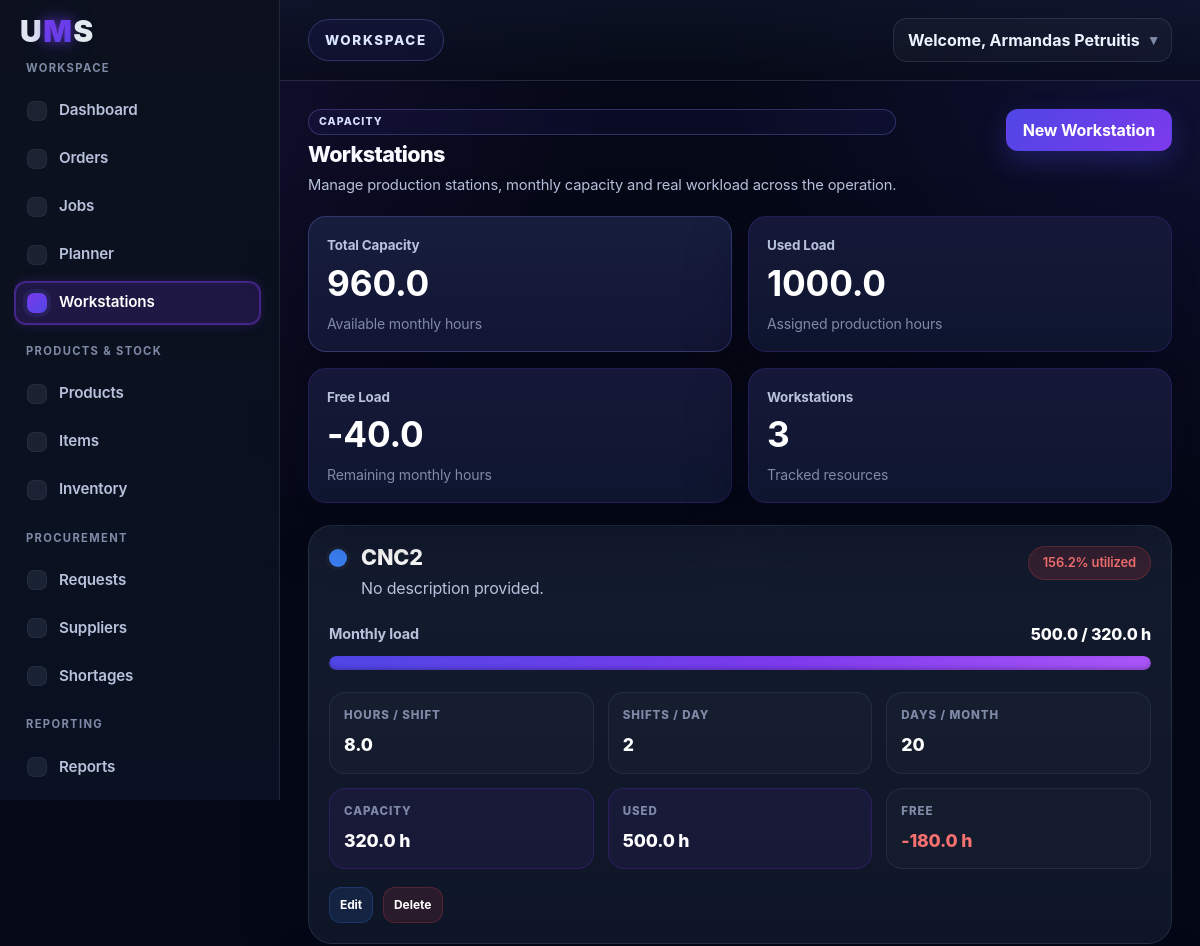
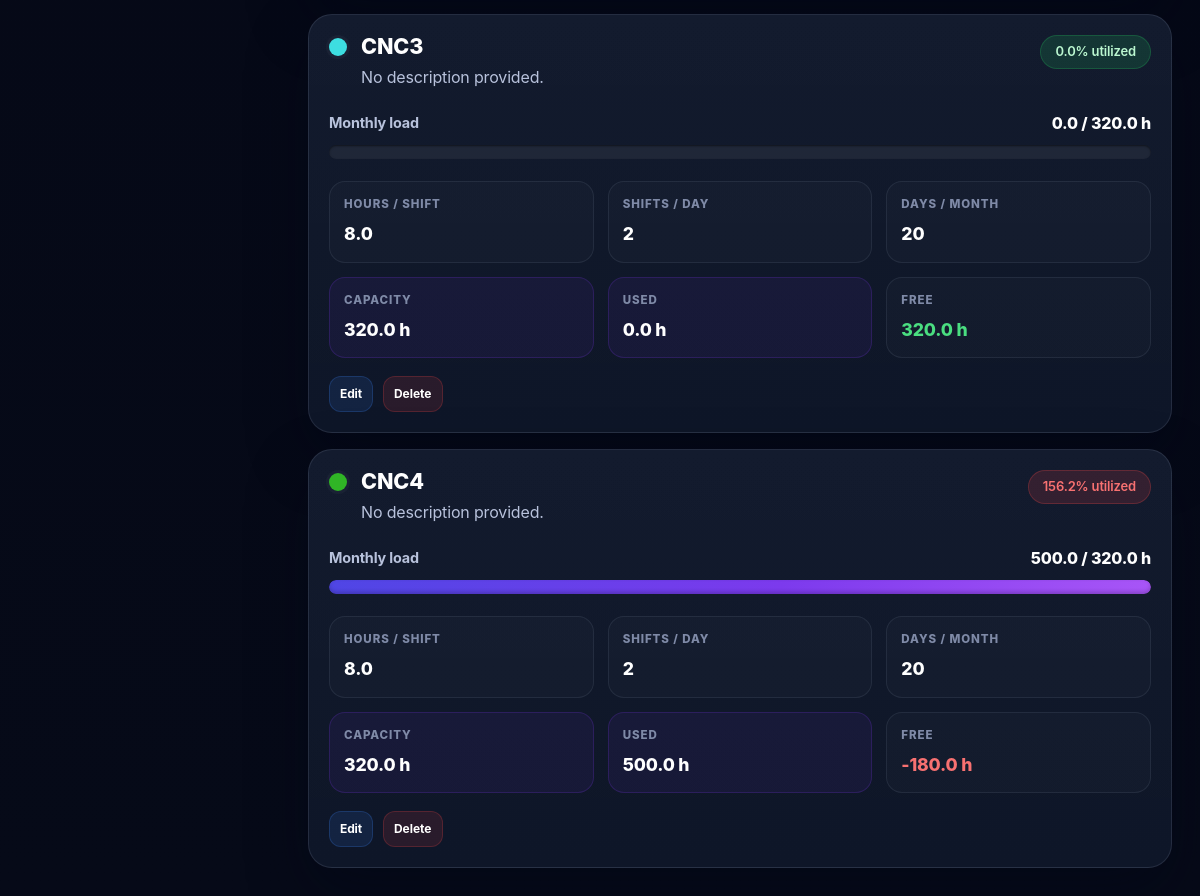
Screenshot of /workstations (signed in) with the database file from the repository (2 pictures, top to bottom).
### tables this page shows
CREATE TABLE workstations (
        id INTEGER PRIMARY KEY AUTOINCREMENT,
        name TEXT NOT NULL,
        description TEXT,
        hours_per_shift REAL NOT NULL DEFAULT 8,
        shifts_per_day INTEGER NOT NULL DEFAULT 1,
        working_days_per_month INTEGER NOT NULL DEFAULT 20
    , color TEXT NOT NULL DEFAULT '#3b82f6', company_id INTEGER);

### app.py (the view)
@app.route("/workstations")
def workstations():
    if not is_logged_in():
        return redirect(url_for("login"))
    company_id = get_company_id()
    conn = sqlite3.connect("database.db")
    cursor = conn.cursor()
    cursor.execute("""
        SELECT
            w.id,
            w.name,
            w.description,
            w.hours_per_shift,
            w.shifts_per_day,
            w.working_days_per_month,
            w.color,
            (w.hours_per_shift * w.shifts_per_day * w.working_days_per_month) AS monthly_capacity,
            IFNULL((
                SELECT SUM(
                    oj.estimated_hours *
                    CASE
                        WHEN (oj.planned_quantity - oj.completed_quantity) < 0 THEN 0
                        ELSE (oj.planned_quantity - oj.completed_quantity)
                    END
                )
                FROM order_jobs oj
                WHERE oj.workstation_id = w.id
                  AND oj.company_id = w.company_id
                  AND oj.status != 'Done'
                  AND (
                        oj.status = 'Waiting'
                        OR oj.status = 'Ongoing'
                        OR oj.status = 'Paused'
                        OR oj.status = 'Delayed'
                  )
                  AND (
                        oj.is_split_child = 1
                        OR NOT EXISTS (
                            SELECT 1
                            FROM order_jobs child
                            WHERE child.parent_job_id = oj.id
                              AND child.is_split_child = 1
                              AND child.company_id = oj.company_id
                        )
                  )
            ), 0) AS used_load
        FROM workstations w
        WHERE w.company_id = ?
        ORDER BY w.name ASC
    """, (company_id,))
    rows = cursor.fetchall()
    conn.close()
    workstations = []
    for row in rows:
        monthly_capacity = float(row[7] or 0)
        used_load = float(row[8] or 0)
        free_load = monthly_capacity - used_load
        workstations.append({
            "id": row[0],
            "name": row[1],
            "description": row[2],
            "hours_per_shift": row[3],
            "shifts_per_day": row[4],
            "working_days_per_month": row[5],
            "color": row[6],
            "monthly_capacity": monthly_capacity,
            "used_load": used_load,
            "free_load": free_load
        })
    return render_template(
        "workstations.html",
        workstations=workstations,
        active_page="workstations"
    )

### app.py (called while the page is built, shortened)
def is_logged_in():
    return "user_id" in session

def get_company_id():
    company_id = session.get("company_id")
    if not company_id:
        raise ValueError("Missing company_id in session.")
    return company_id

def get_current_user_role():
    return (session.get("user_role") or "worker").strip().lower()

def get_role_default_permissions(role):
    return set(ROLE_DEFAULT_PERMISSIONS.get((role or "worker").lower(), set()))

def get_user_permission_overrides(user_id):
    conn = sqlite3.connect("database.db")
    cursor = conn.cursor()
    cursor.execute("""
        SELECT permission_key, allowed
        FROM user_permissions
        WHERE user_id = ?
    """, (user_id,))
    rows = cursor.fetchall()
    conn.close()
    overrides = {}
    for permission_key, allowed in rows:
        overrides[permission_key] = bool(allowed)
    return overrides

def get_effective_permissions(user_id=None, role=None):
    if user_id is None:
        user_id = session.get("user_id")
    if role is None:
        role = get_current_user_role()
    permissions = set(get_role_default_permissions(role))
    overrides = get_user_permission_overrides(user_id)
    for permission_key, allowed in overrides.items():
        if allowed:
            permissions.add(permission_key)
        else:
            permissions.discard(permission_key)
    return permissions

@app.context_processor
def inject_permissions():
    effective_permissions = get_effective_permissions()
    return {
        "current_user_role": get_current_user_role(),
        "effective_permissions": effective_permissions,
        "has_permission_ui": lambda permission_key: permission_key in effective_permissions,
        "all_permission_keys": ALL_PERMISSION_KEYS,
    }

### templates/workstations.html (shortened to what this page needs)
{% extends "base.html" %}
{% block content %}
<div class="jobs-header">
  <div class="jobs-header-left">
    <span class="eyebrow-label">Capacity</span>
    <h1>Workstations</h1>
    <p>Manage production stations, monthly capacity and real workload across the operation.</p>
  </div>
  <div class="jobs-header-right">
    <a href="{{ url_for('new_workstation') }}" class="dashboard-btn primary">New Workstation</a>
  </div>
</div>
<div class="workstations-summary-grid section-spacing">
  {% if workstations %}
    {% set total_capacity = namespace(value=0) %}
    {% set total_used = namespace(value=0) %}
    {% for workstation in workstations %}
      {% set total_capacity.value = total_capacity.value + workstation.monthly_capacity %}
      {% set total_used.value = total_used.value + workstation.used_load %}
    {% endfor %}
    <div class="stat-card stat-card-accent">
      <span class="stat-label">Total Capacity</span>
      <strong>{{ total_capacity.value | round(2) }}</strong>
      <span class="stat-meta">Available monthly hours</span>
    </div>
    <div class="stat-card">
      <span class="stat-label">Used Load</span>
      <strong>{{ total_used.value | round(2) }}</strong>
      <span class="stat-meta">Assigned production hours</span>
    </div>
    <div class="stat-card">
      <span class="stat-label">Free Load</span>
      <strong>{{ (total_capacity.value - total_used.value) | round(2) }}</strong>
      <span class="stat-meta">Remaining monthly hours</span>
    </div>
    <div class="stat-card">
      <span class="stat-label">Workstations</span>
      <strong>{{ workstations|length }}</strong>
      <span class="stat-meta">Tracked resources</span>
    </div>
  {% else %}
    <div class="stat-card stat-card-accent">
      <span class="stat-label">Workstations</span>
      <strong>0</strong>
      <span class="stat-meta">No resources created yet</span>
    </div>
  {% endif %}
</div>
<div class="workstations-list">
  {% if workstations %}
    {% for workstation in workstations %}
      {% set percent = (workstation.used_load / workstation.monthly_capacity * 100) if workstation.monthly_capacity > 0 else 0 %}
      {% set safe_percent = percent if percent < 100 else 100 %}
      {% if percent > 100 %}
        {% set load_class = "danger" %}
      {% elif percent > 80 %}
        {% set load_class = "warning" %}
      {% else %}
        {% set load_class = "success" %}
      {% endif %}
      <article class="workstation-card">
        <div class="workstation-card-top">
          <div class="workstation-main">
            <div class="workstation-title-row">
              <div class="color-chip-wrap">
                <span class="color-chip workstation-color-chip" style="background: {{ workstation.color }};"></span>
              </div>
              <div>
                <h3>{{ workstation.name }}</h3>
                <p>{{ workstation.description if workstation.description else "No description provided." }}</p>
              </div>
            </div>
          </div>
          <div class="workstation-top-meta">
            <span class="capacity-pill {{ load_class }}">
              {{ percent | round(1) }}% utilized
            </span>
          </div>
        </div>
        <div class="workstation-capacity-block">
          <div class="workstation-capacity-head">
            <span>Monthly load</span>
            <strong>{{ workstation.used_load | round(2) }} / {{ workstation.monthly_capacity | round(2) }} h</strong>
          </div>
          <div class="progress-track workstation-progress-lg">
            <div class="progress-fill workstation-progress-fill" style="width: {{ safe_percent }}%;"></div>
          </div>
        </div>
        <div class="workstation-metrics-grid">
          <div class="workstation-metric">
            <span class="job-mini-label">Hours / Shift</span>
            <strong>{{ workstation.hours_per_shift }}</strong>
          </div>
          <div class="workstation-metric">
            <span class="job-mini-label">Shifts / Day</span>
            <strong>{{ workstation.shifts_per_day }}</strong>
          </div>
          <div class="workstation-metric">
            <span class="job-mini-label">Days / Month</span>
            <strong>{{ workstation.working_days_per_month }}</strong>
          </div>
          <div class="workstation-metric">
            <span class="job-mini-label">Capacity</span>
            <strong>{{ workstation.monthly_capacity | round(2) }} h</strong>
          </div>
          <div class="workstation-metric">
            <span class="job-mini-label">Used</span>
            <strong>{{ workstation.used_load | round(2) }} h</strong>
          </div>
          <div class="workstation-metric">
            <span class="job-mini-label">Free</span>
            {% if workstation.free_load < 0 %}
              <strong class="metric-danger">{{ workstation.free_load | round(2) }} h</strong>
            {% elif workstation.free_load < (workstation.monthly_capacity * 0.3) %}
              <strong class="metric-warning">{{ workstation.free_load | round(2) }} h</strong>
            {% else %}
              <strong class="metric-success">{{ workstation.free_load | round(2) }} h</strong>
            {% endif %}
          </div>
        </div>
        <div class="workstation-card-actions">
          <a href="{{ url_for('edit_workstation', workstation_id=workstation.id) }}" class="table-action-btn btn-edit">Edit</a>
          <form method="POST"
                action="{{ url_for('delete_workstation', workstation_id=workstation.id) }}"
                class="inline-form"
                onsubmit="return confirm('Are you sure you want to delete this workstation?');">
            <button type="submit" class="table-action-btn btn-delete">Delete</button>
          </form>
        </div>
      </article>
    {% endfor %}
  {% else %}
    <div class="dashboard-table-card">
      <div class="empty-table-message">No workstations found.</div>
    </div>
  {% endif %}
</div>
{% endblock %}

### rows the page displays
workstations: name "CNC2", description "No description provided.", percent "156.2", used_load "500.0", monthly_capacity "320.0", {{ safe_percent }} 100 (drawn), hours_per_shift "8.0", shifts_per_day "2", working_days_per_month "20", free_load "-180.0"
workstations: name "CNC3", description "No description provided.", percent "0.0", used_load "0.0", monthly_capacity "320.0", hours_per_shift "8.0", shifts_per_day "2", working_days_per_month "20", free_load "320.0"
workstations: name "CNC4", description "No description provided.", percent "156.2", used_load "500.0", monthly_capacity "320.0", {{ safe_percent }} 100 (drawn), hours_per_shift "8.0", shifts_per_day "2", working_days_per_month "20", free_load "-180.0"

### other values shown
{{ session.get('user_name') }} "Armandas Petruitis"
{{ total_capacity.value | round(2) }} "960.0"
{{ total_used.value | round(2) }} "1000.0"
{{ (total_capacity.value - total_used.value) | round(2) }} "-40.0"
{{ workstations|length }} "3"
